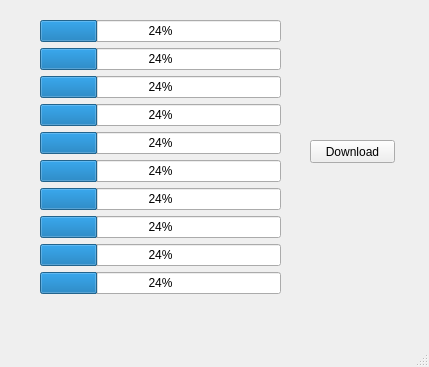
<?xml version="1.0" encoding="UTF-8"?>
<ui version="4.0">
 <class>MyApp</class>
 <widget class="QMainWindow" name="MyApp">
  <property name="geometry">
   <rect>
    <x>0</x>
    <y>0</y>
    <width>429</width>
    <height>367</height>
   </rect>
  </property>
  <property name="windowTitle">
   <string>MainWindow</string>
  </property>
  <widget class="QWidget" name="centralwidget">
   <widget class="QPushButton" name="pushButton">
    <property name="geometry">
     <rect>
      <x>310</x>
      <y>140</y>
      <width>85</width>
      <height>23</height>
     </rect>
    </property>
    <property name="text">
     <string>Download</string>
    </property>
   </widget>
   <widget class="QWidget" name="">
    <property name="geometry">
     <rect>
      <x>40</x>
      <y>20</y>
      <width>241</width>
      <height>286</height>
     </rect>
    </property>
    <layout class="QFormLayout" name="lay">
     <item row="3" column="0" colspan="2">
      <widget class="QProgressBar" name="progressBar_3">
       <property name="value">
        <number>24</number>
       </property>
      </widget>
     </item>
     <item row="4" column="0" colspan="2">
      <widget class="QProgressBar" name="progressBar_8">
       <property name="value">
        <number>24</number>
       </property>
      </widget>
     </item>
     <item row="5" column="0" colspan="2">
      <widget class="QProgressBar" name="progressBar_6">
       <property name="value">
        <number>24</number>
       </property>
      </widget>
     </item>
     <item row="6" column="0" colspan="2">
      <widget class="QProgressBar" name="progressBar_5">
       <property name="value">
        <number>24</number>
       </property>
      </widget>
     </item>
     <item row="7" column="0" colspan="2">
      <widget class="QProgressBar" name="progressBar_7">
       <property name="value">
        <number>24</number>
       </property>
      </widget>
     </item>
     <item row="8" column="0" colspan="2">
      <widget class="QProgressBar" name="progressBar_10">
       <property name="value">
        <number>24</number>
       </property>
      </widget>
     </item>
     <item row="9" column="0" colspan="2">
      <widget class="QProgressBar" name="progressBar_9">
       <property name="value">
        <number>24</number>
       </property>
      </widget>
     </item>
     <item row="2" column="0" colspan="2">
      <widget class="QProgressBar" name="progressBar_4">
       <property name="value">
        <number>24</number>
       </property>
      </widget>
     </item>
     <item row="1" column="0" colspan="2">
      <widget class="QProgressBar" name="progressBar_2">
       <property name="value">
        <number>24</number>
       </property>
      </widget>
     </item>
     <item row="0" column="0" colspan="2">
      <widget class="QProgressBar" name="progressBar">
       <property name="value">
        <number>24</number>
       </property>
      </widget>
     </item>
    </layout>
   </widget>
  </widget>
  <widget class="QMenuBar" name="menubar">
   <property name="geometry">
    <rect>
     <x>0</x>
     <y>0</y>
     <width>429</width>
     <height>21</height>
    </rect>
   </property>
  </widget>
  <widget class="QStatusBar" name="statusbar"/>
 </widget>
 <resources/>
 <connections>
  <connection>
   <sender>pushButton</sender>
   <signal>clicked()</signal>
   <receiver>MyApp</receiver>
   <slot>go()</slot>
   <hints>
    <hint type="sourcelabel">
     <x>366</x>
     <y>177</y>
    </hint>
    <hint type="destinationlabel">
     <x>363</x>
     <y>204</y>
    </hint>
   </hints>
  </connection>
 </connections>
 <slots>
  <slot>go()</slot>
 </slots>
</ui>
